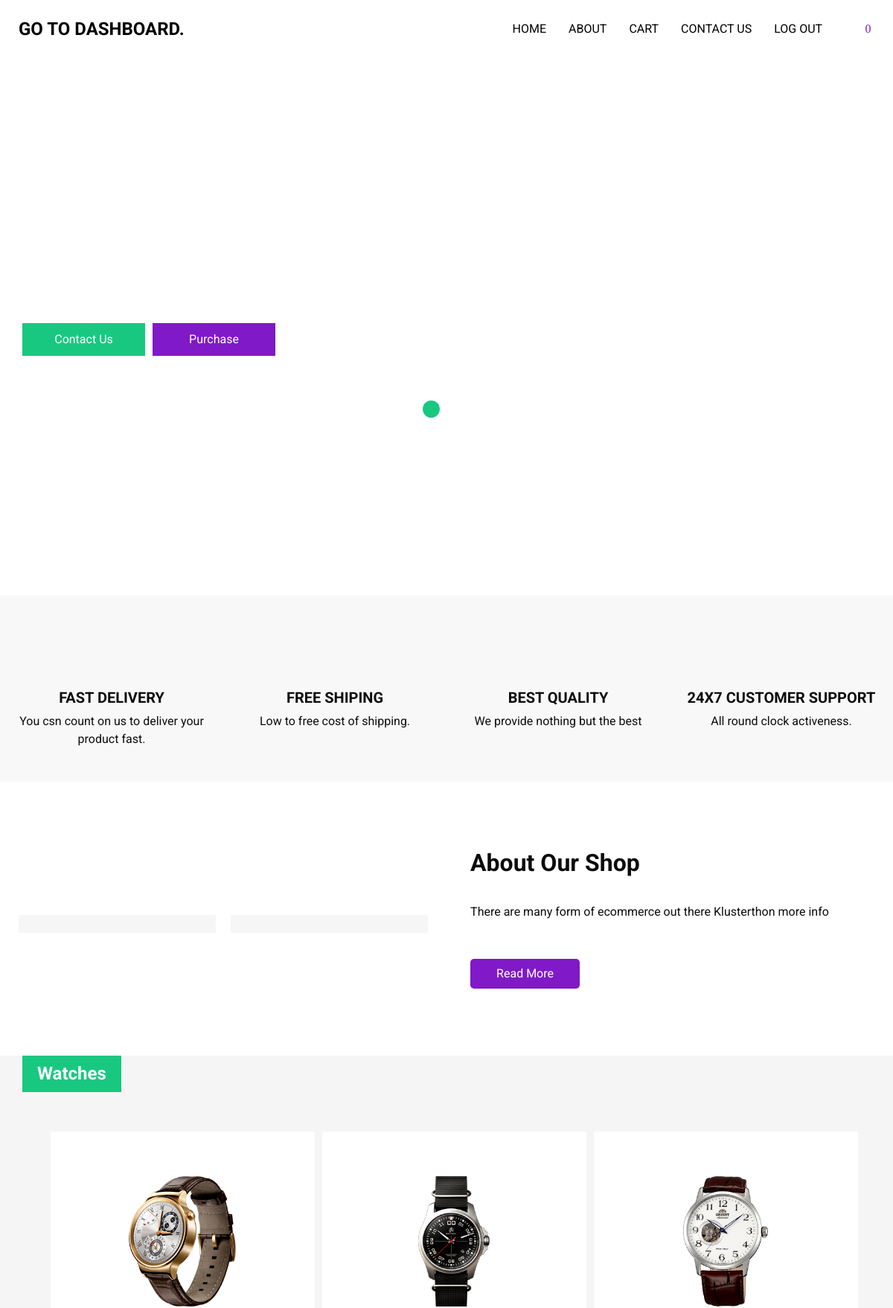
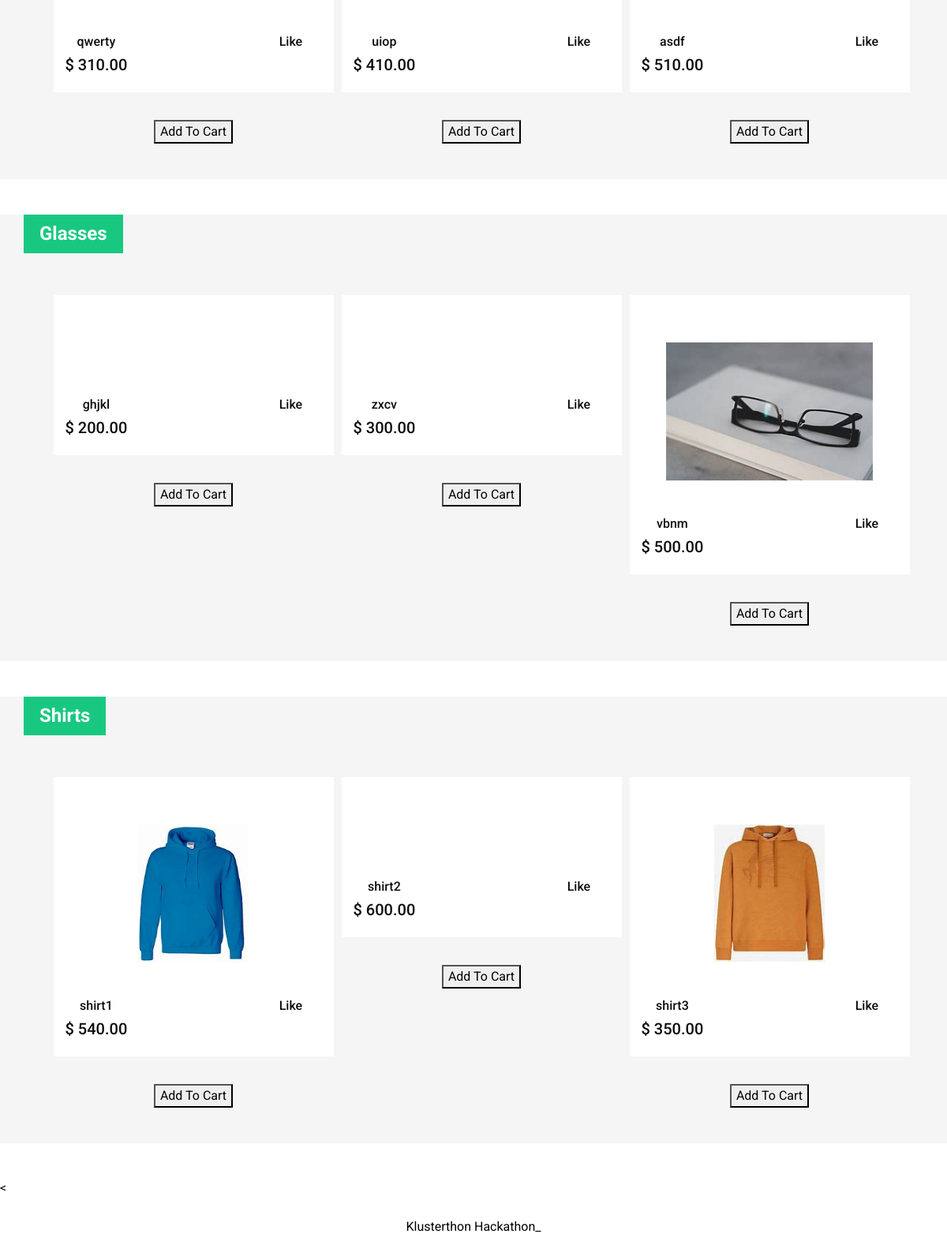
The page /home (signed in) on the database as committed earlier (2 pictures, top to bottom).
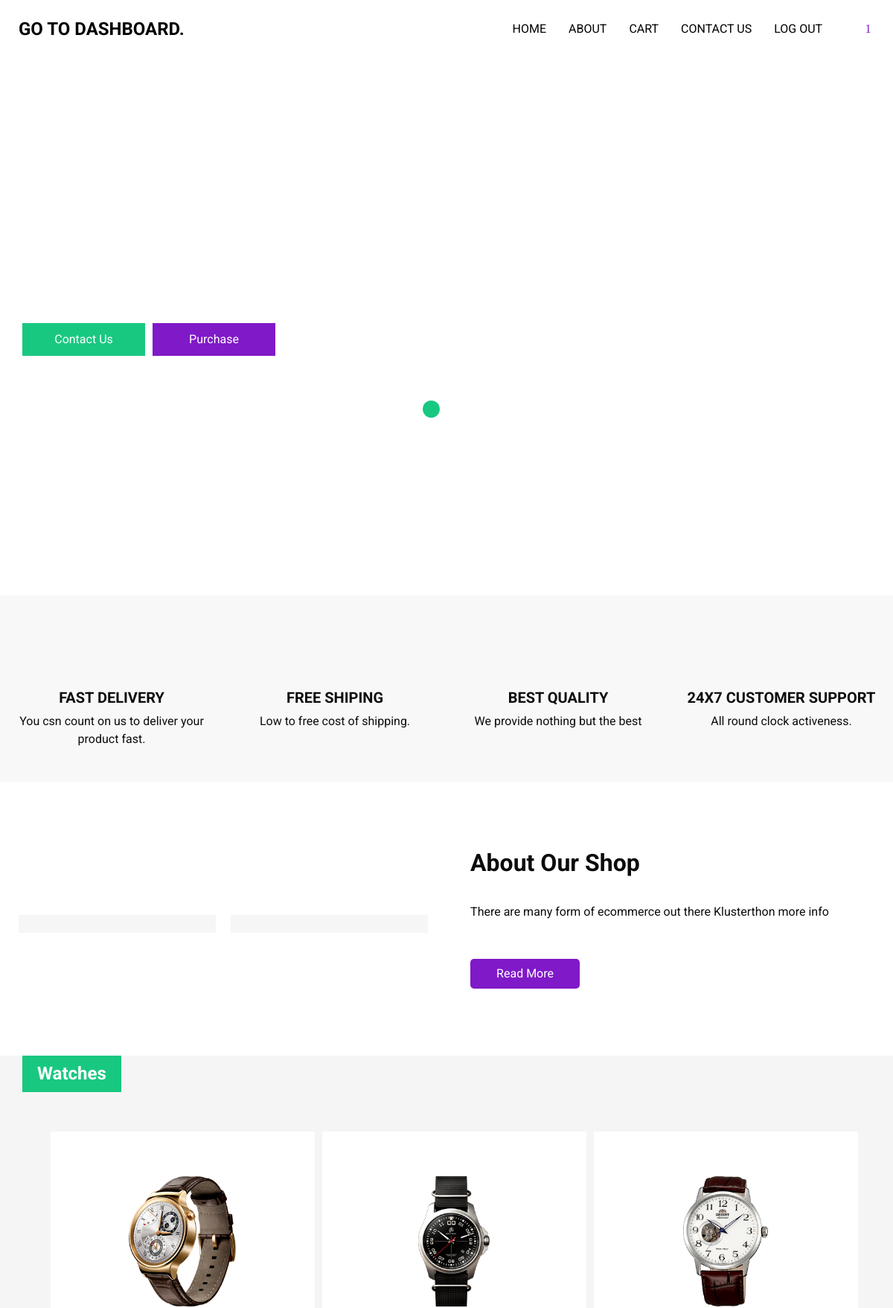
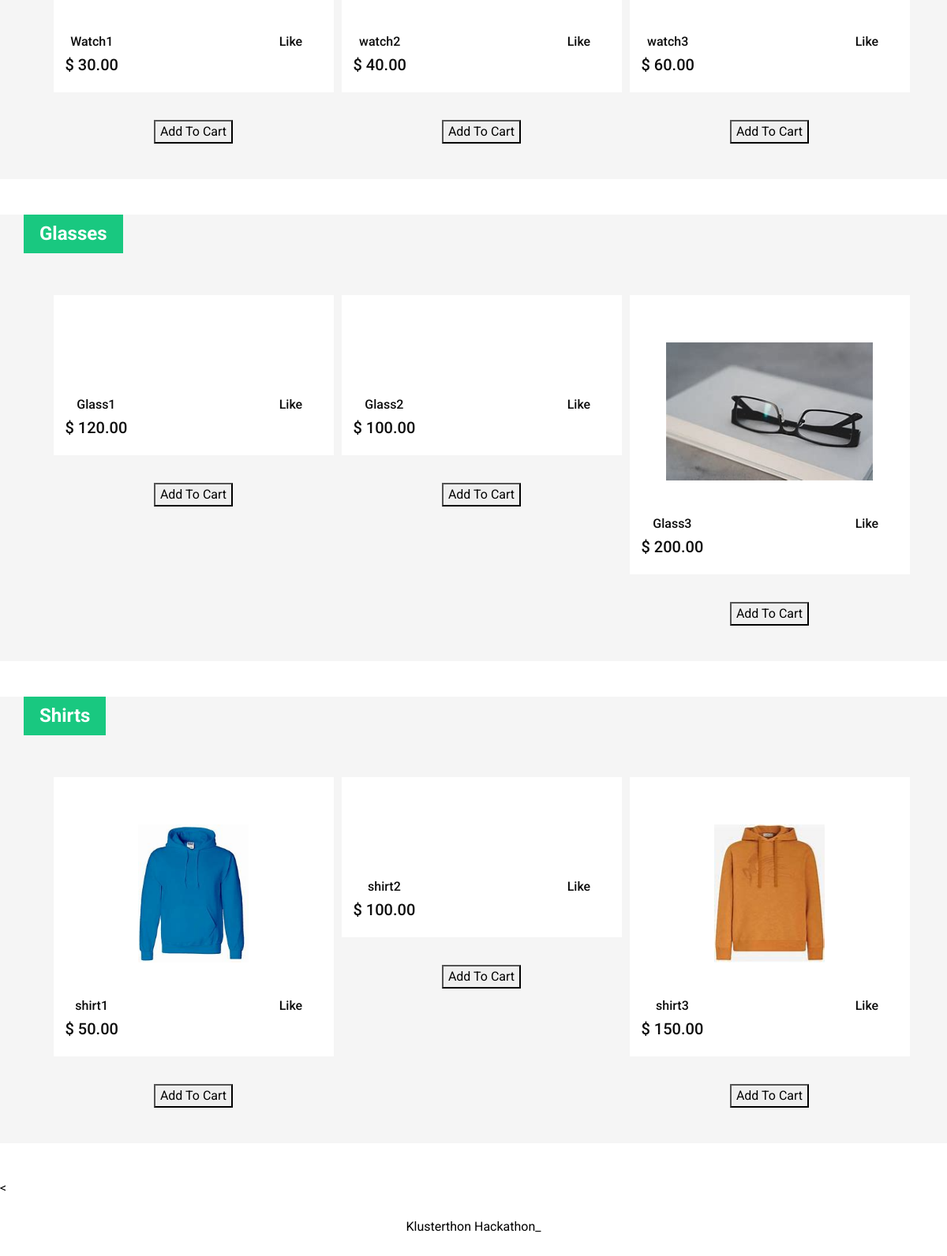
The same page on the database as committed later (2 pictures, top to bottom).
### hackathon/models.py (models this page shows, shortened)
class Cart(models.Model):
	id = models.UUIDField(default=uuid.uuid4, primary_key=True)
	user = models.ForeignKey(User, on_delete=models.CASCADE)
	completed = models.BooleanField(default=False)
	@property
	def num_of_items(self):
		cartitems = self.cart_items.all()
		quantity = sum([item.quantity for item in cartitems])
		return quantity

class Product(models.Model):
	name = models.CharField(max_length=30, validators=[MinLengthValidator(3)], null=False, blank=False)
	price = models.DecimalField(default=0, decimal_places=2, max_digits=6)
	category = models.ForeignKey(Category, on_delete=models.CASCADE, default=1)
	description = models.CharField(max_length=250, validators=[MinLengthValidator(3)], null=True, blank=True)
	image = models.ImageField(upload_to='uploads/products')
	is_sale = models.BooleanField(default=False)
	sale_price = models.DecimalField(default=0, decimal_places=2, max_digits=6)

class CartItem(models.Model):
	product = models.ForeignKey(Product, on_delete=models.CASCADE, related_name='items')
	cart = models.ForeignKey(Cart, on_delete=models.CASCADE, related_name='cart_items')
	quantity = models.IntegerField(default=0)

### hackathon/views.py (the view)
# urls.py: path('', views.home, name='home'),
@login_required(login_url='/owner/login_user')
def home(request):
	category_1 = 'Glasses'
	category_2 = 'Watches'
	category_3 = 'Shirts'
	get_1 = Category.objects.get(name=category_1)
	get_2 = Category.objects.get(name=category_2)
	get_3 = Category.objects.get(name=category_3)
	products_1 = Product.objects.filter(category=get_1)
	products_2 = Product.objects.filter(category=get_2)
	products_3 = Product.objects.filter(category=get_3)
	if request.user.is_authenticated:
		cart, created = Cart.objects.get_or_create(user=request.user, completed=False)
	products_2 = Product.objects.filter(category=get_2)
	products_3 = Product.objects.filter(category=get_3)
	return render(request, 'home.html', {'products_1':products_1, 'products_2':products_2, 'products_3':products_3, 'cart':cart})

### hackathon/templates/home.html (shortened to what this page needs)
<!DOCTYPE html>
{% load static %}
<html>
<head>
  <link href="https://cdn.jsdelivr.net/npm/bootstrap@5.0.2/dist/css/bootstrap.min.css" rel="stylesheet">
  <link rel="stylesheet" type="text/css" href="{% static 'css/bootstrap.css' %}" />
  <link href="{% static 'css/font-awesome.min.css' %}" rel="stylesheet" />
  <link href="{% static 'css/style.css' %}" rel="stylesheet" />
  <link href="{% static 'css/responsive.css' %}" rel="stylesheet" />
</head>
<body>
  <div class="hero_area">
    <header class="header_section">
      <div class="container-fluid">
        <nav class="navbar navbar-expand-lg custom_nav-container ">
          <a class="navbar-brand" href="/owner">
            <span>
              Go To Dashboard.
            </span>
          </a>
          <div class="collapse navbar-collapse" id="navbarSupportedContent">
            <ul class="navbar-nav  ">
              <li class="nav-item ">
                <a class="nav-link" href="{% url 'home-home' %}">Home <span class="sr-only">(current)</span></a>
              </li>
              <li class="nav-item">
                <a class="nav-link" href="#about"> About</a>
              </li>
              <li class="nav-item">
                <a class="nav-link" href="{% url 'add-cart' %}">Cart</a>
              </li>
              <li class="nav-item">
                <a class="nav-link" href="/contact">Contact Us</a>
              </li>
              {% if request.user.is_authenticated %}
              <li class="nav-item">
                <a class="nav-link" href="{% url 'logout' %}">Log out</a>
              </li>
              {% endif %}
            </ul>
            <div class="user_optio_box">
              <a href="">
                <i class="fa fa-user" aria-hidden="true"></i>
              </a>
              <a href="{% url 'add-cart' %}">
                <i class="fa fa-shopping-cart" aria-hidden="true"><p id="num_of_items">{{cart.num_of_items}}</p></i>
              </a>
            </div>
          </div>
        </nav>
      </div>
    </header>
    <section class="slider_section ">
      <div class="slider_bg_box">
      </div>
      <div id="customCarousel1" class="carousel slide" data-ride="carousel">
        <div class="carousel-inner">
          <div class="carousel-item active">
            <div class="container ">
              <div class="row">
                <div class="col-md-7">
                  <div class="detail-box">
                    <h1>
                    </h1>
                    <p>
                    </p>
                    <div class="btn-box">
                      <a href="" class="btn1">
                        Contact Us
                      </a>
                      <a href="#watches" class="btn2">
                        Purchase
                      </a>
                    </div>
                  </div>
                </div>
              </div>
            </div>
          </div>
          </div>
        <ol class="carousel-indicators">
          <li data-target="#customCarousel1" data-slide-to="0" class="active"></li>
          <li data-target="#customCarousel1" data-slide-to="1"></li>
          <li data-target="#customCarousel1" data-slide-to="2"></li>
        </ol>
      </div>
    </section>
  </div>
  <section class="service_section">
    <div class="container-fluid" id="about">
      <div class="row">
        <div class="col-md-6 col-lg-3">
          <div class="box ">
            <div class="img-box">
            </div>
            <div class="detail-box">
              <h5>
                Fast Delivery
              </h5>
              <p>
                You csn count on us to deliver your product fast.
              </p>
            </div>
          </div>
        </div>
        <div class="col-md-6 col-lg-3">
          <div class="box ">
            <div class="img-box">
            </div>
            <div class="detail-box">
              <h5>
                Free Shiping
              </h5>
              <p>
                Low to free cost of shipping.
              </p>
            </div>
          </div>
        </div>
        <div class="col-md-6 col-lg-3">
          <div class="box ">
            <div class="img-box">
            </div>
            <div class="detail-box">
              <h5>
                Best Quality
              </h5>
              <p>
                We provide nothing but the best
              </p>
            </div>
          </div>
        </div>
        <div class="col-md-6 col-lg-3">
          <div class="box ">
            <div class="img-box">
            </div>
            <div class="detail-box">
              <h5>
                24x7 Customer support
              </h5>
              <p>
                All round clock activeness.
              </p>
            </div>
          </div>
        </div>
      </div>
    </div>
  </section>
  <section class="about_section layout_padding">
    <div class="container-fluid">
      <div class="row">
        <div class="col-md-6">
          <div class="img_container">
            <div class="img-box b1">
            </div>
            <div class="img-box b2">
            </div>
          </div>
        </div>
        <div class="col-md-6">
          <div class="detail-box">
            <h2>
              About Our Shop
            </h2>
            <p>
              There are many form of ecommerce out there
              Klusterthon more info
            </p>
            <a href="">
              Read More
            </a>
          </div>
        </div>
      </div>
    </div>
  </section>
  <section class="product_section ">
    <div class="container">
      <div class="product_heading">
        <h2>
          Watches
        </h2>
      </div>
      {% for product in products_2 %}
      <div class="product_container">
        <div id="watches" class="box">
          <div class="box-content">
            <div class="img-box">
              <img src="{{ product.image.url }}" alt="">
            </div>
            <div class="detail-box">
              <div class="text">
                <h6>
                  {{product.name}}
                </h6>
                <h5>
                  <span>$</span> {{ product.price }}
                </h5>
              </div>
              <div class="like">
                <h6>
                  Like
                </h6>
                <div class="star_container">
                  <i class="fa fa-star" aria-hidden="true"></i>
                  <i class="fa fa-star" aria-hidden="true"></i>
                  <i class="fa fa-star" aria-hidden="true"></i>
                  <i class="fa fa-star" aria-hidden="true"></i>
                  <i class="fa fa-star" aria-hidden="true"></i>
                </div>
              </div>
            </div>
          </div>
          <div class="btn-box">
            <button value="{{ product.id }}">
              Add To Cart
            </button>
          </div>
        </div>
      {% endfor %}
      </div>
    </div>
  </section>
  <section class="product_section ">
    <div id="shades" class="container">
      <div class="product_heading">
        <h2>
          Glasses
        </h2>
      </div>
      {% for i in products_1 %}
      <div class="product_container">
        <div class="box">
          <div class="box-content">
            <div class="img-box">
              <img src="{{ i.image.url }}" alt="">
            </div>
            <div class="detail-box">
              <div class="text">
                <h6>
                  {{ i.name }}
                </h6>
                <h5>
                  <span>$</span> {{ i.price }}
                </h5>
              </div>
              <div class="like">
                <h6>
                  Like
                </h6>
                <div class="star_container">
                  <i class="fa fa-star" aria-hidden="true"></i>
                  <i class="fa fa-star" aria-hidden="true"></i>
                  <i class="fa fa-star" aria-hidden="true"></i>
                  <i class="fa fa-star" aria-hidden="true"></i>
                  <i class="fa fa-star" aria-hidden="true"></i>
                </div>
              </div>
            </div>
          </div>
          <div class="btn-box">
            <button value="{{ i.id }}">
              Add To Cart
            </button>
          </div>
        </div>
        {% endfor %}
      </div>
    </div>
  </section>
<section class="product_section ">
    <div id="shirts" class="container">
      <div class="product_heading">
        <h2>
          Shirts
        </h2>
      </div>
      {% for shirt in products_3 %}
      <div class="product_container">
        <div class="box">
          <div class="box-content">
            <div class="img-box">
              <img src="{{ shirt.image.url }}" alt="">
            </div>
            <div class="detail-box">
              <div class="text">
                <h6>
                  {{ shirt.name }}
                </h6>
                <h5>
                  <span>$</span> {{ shirt.price }}
                </h5>
              </div>
              <div class="like">
                <h6>
                  Like
                </h6>
                <div class="star_container">
                  <i class="fa fa-star" aria-hidden="true"></i>
                  <i class="fa fa-star" aria-hidden="true"></i>
                  <i class="fa fa-star" aria-hidden="true"></i>
                  <i class="fa fa-star" aria-hidden="true"></i>
                  <i class="fa fa-star" aria-hidden="true"></i>
                </div>
              </div>
            </div>
          </div>
          <div class="btn-box">
            <button value="{{ shirt.id }}">
              Add To Cart
            </button>
          </div>
        </div>
        {% endfor %}
      </div>
    </div>
  </section>
  <
  <section class="footer_section">
    <div class="container">
      <p>
        Klusterthon Hackathon_
      </p>
    </div>
  </section>
</body>
</html>

### static/css/responsive.css (style rules this page uses)
@media (max-width: 1300px) { .custom_nav-container .navbar-nav { margin: 0; margin-left: auto; align-items: center; } }
@media (max-width: 1300px) { .custom_nav-container .navbar-nav .nav-item .nav-link { padding: 5px 15px; } }
@media (min-width: 1200px) { .container { max-width: 1170px; } }

Rows that differ between the two databases and show on the page:
computed for Cart: num_of_items "0" → "1"
changed Product: name "qwerty" → "Watch1"; price "310.00" → "30.00"
changed Product: name "uiop" → "watch2"; price "410.00" → "40.00"
changed Product: name "asdf" → "watch3"; price "510.00" → "60.00"
changed Product: name "ghjkl" → "Glass1"; price "200.00" → "120.00"
changed Product: name "zxcv" → "Glass2"; price "300.00" → "100.00"
changed Product: name "vbnm" → "Glass3"; price "500.00" → "200.00"
changed Product "shirt1": price "540.00" → "50.00"
changed Product "shirt2": price "600.00" → "100.00"
changed Product "shirt3": price "350.00" → "150.00"
